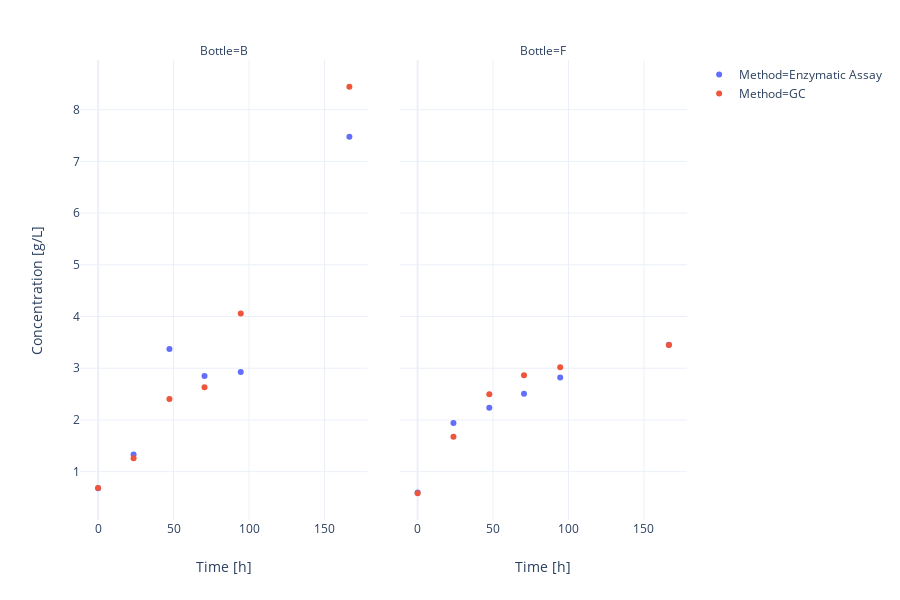

Notebook code for this chart:
### Markdown cell above
## Correlation between GC and Assays for Acetate (multi-scatter)

### Code cell
fig = px.scatter(
    gc_vs_assays.reset_index(
    ).pipe(
        lambda df: df[(df.Quality == "Acetate") & (df.Unit == "g/L")]
    ), 
    x="Time",
    y="Value",
    color="Method",
    facet_col="Bottle",
    template="plotly_white",
    labels={
        "Time": "Time [h]",
        "Value": "Concentration [g/L]",
        "Quality": "Compound"
    }
)

pio.write_image(fig, str(results_path / 'assay-gc-correlation_ac.svg'))
fig

### Figure 1 — Plotly figure (JSON) as saved in the notebook; plotly's stock layout.template omitted (floating-point values rounded to 4 significant figures)
{"data": [{"hovertemplate": "Bottle=B<br>Method=Enzymatic Assay<br>Time [h]=%{x}<br>Concentration [g/L]=%{y}<extra></extra>", "legendgroup": "Method=Enzymatic Assay", "marker": {"color": "#636efa", "symbol": "circle"}, "mode": "markers", "name": "Method=Enzymatic Assay", "showlegend": true, "type": "scatter", "uid": "b2390dc2-5261-4b3f-9921-1ca1396e5566", "x": [0, 23.5, 47.25, 70.5, 94.5, 166.5], "xaxis": "x", "y": [0.6801, 1.334, 3.371, 2.849, 2.929, 7.475], "yaxis": "y"}, {"hovertemplate": "Bottle=B<br>Method=GC<br>Time [h]=%{x}<br>Concentration [g/L]=%{y}<extra></extra>", "legendgroup": "Method=GC", "marker": {"color": "#EF553B", "symbol": "circle"}, "mode": "markers", "name": "Method=GC", "showlegend": true, "type": "scatter", "uid": "2d2f9ad5-a2ad-44c0-bf36-e1d5178344d6", "x": [0, 23.5, 47.25, 70.5, 94.5, 166.5], "xaxis": "x", "y": [0.6839, 1.261, 2.403, 2.63, 4.058, 8.444], "yaxis": "y"}, {"hovertemplate": "Bottle=F<br>Method=Enzymatic Assay<br>Time [h]=%{x}<br>Concentration [g/L]=%{y}<extra></extra>", "legendgroup": "Method=Enzymatic Assay", "marker": {"color": "#636efa", "symbol": "circle"}, "mode": "markers", "name": "Method=Enzymatic Assay", "showlegend": false, "type": "scatter", "uid": "df362d67-dda5-420a-934b-3c854fea7e8f", "x": [0, 23.75, 47.5, 70.5, 94.5, 166.5], "xaxis": "x2", "y": [0.5988, 1.941, 2.238, 2.507, 2.821, 3.456], "yaxis": "y"}, {"hovertemplate": "Bottle=F<br>Method=GC<br>Time [h]=%{x}<br>Concentration [g/L]=%{y}<extra></extra>", "legendgroup": "Method=GC", "marker": {"color": "#EF553B", "symbol": "circle"}, "mode": "markers", "name": "Method=GC", "showlegend": false, "type": "scatter", "uid": "97644f73-7c29-4e93-919f-f4862b9662f3", "x": [0, 23.75, 47.5, 70.5, 94.5, 166.5], "xaxis": "x2", "y": [0.5825, 1.674, 2.496, 2.866, 3.019, 3.451], "yaxis": "y"}], "layout": {"annotations": [{"showarrow": false, "text": "Bottle=B", "textangle": 0, "x": 0.2368, "xanchor": "center", "xref": "paper", "y": 1.02, "yanchor": "middle", "yref": "paper"}, {"showarrow": false, "text": "Bottle=F", "textangle": 0, "x": 0.7632, "xanchor": "center", "xref": "paper", "y": 1.02, "yanchor": "middle", "yref": "paper"}], "grid": {"xaxes": ["x", "x2"], "xgap": 0.1, "xside": "bottom", "yaxes": ["y"], "ygap": 0.1, "yside": "left"}, "height": 600, "legend": {"tracegroupgap": 0}, "margin": {"t": 60}, "xaxis": {"title": {"text": "Time [h]"}}, "xaxis2": {"matches": "x", "title": {"text": "Time [h]"}}, "yaxis": {"title": {"text": "Concentration [g/L]"}}}}
